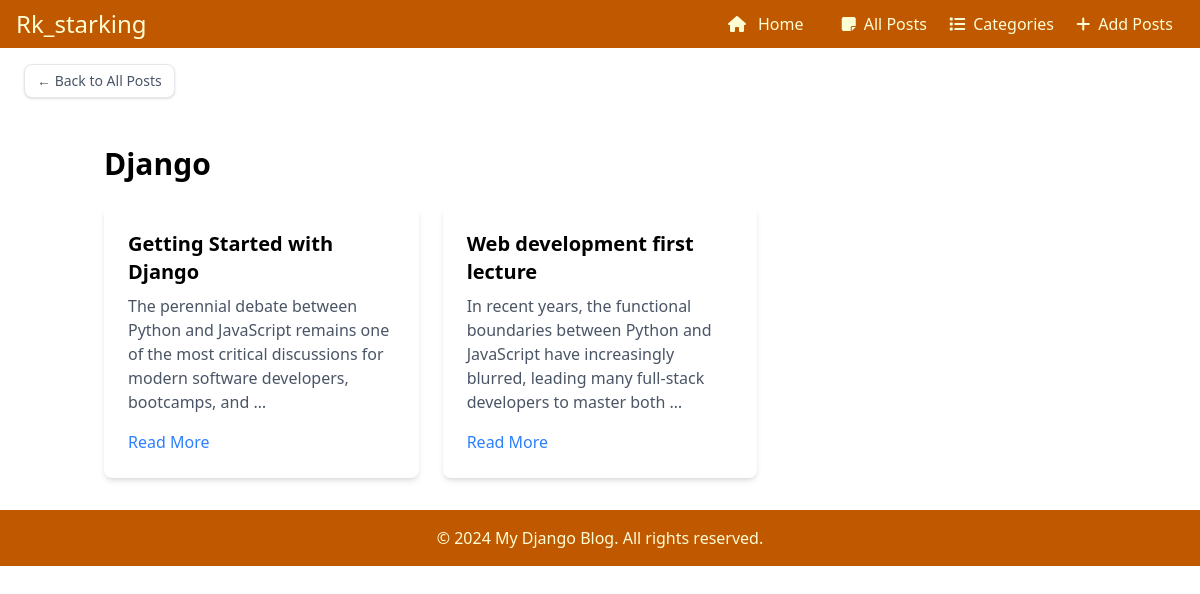
The page /category/1/ on the database as committed earlier.
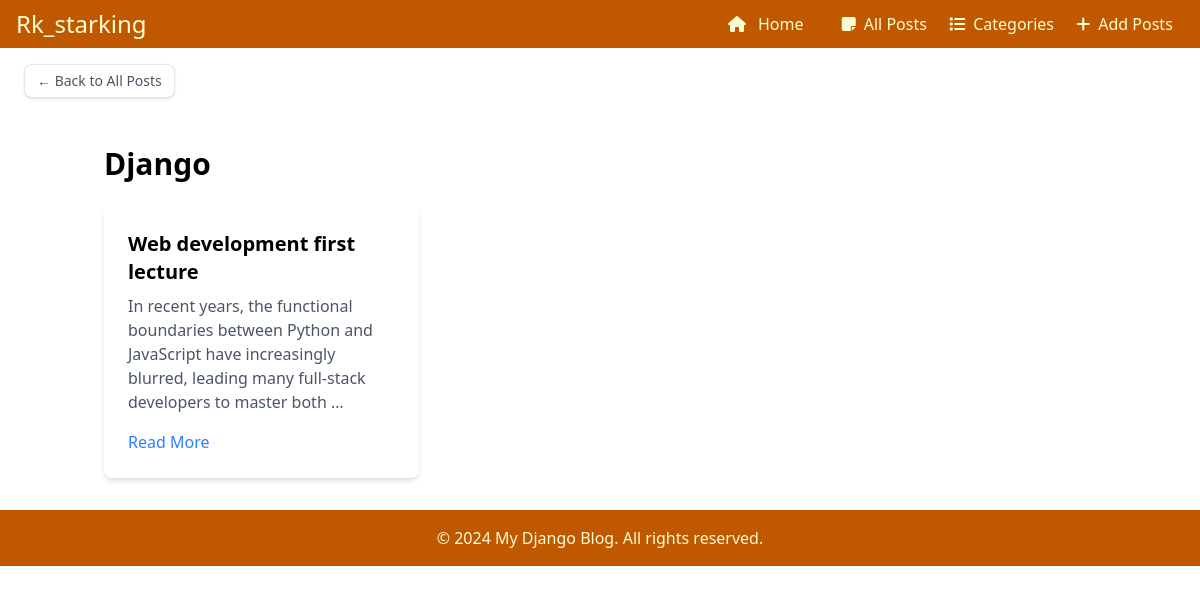
The same page on the database as committed later.
### app1/models.py (models this page shows, shortened)
class BlogPost(models.Model):
    STATUS_CHOICES = [
        ('Draft', 'Draft'),
        ('Published', 'Published'),
    ]
    title = models.CharField(max_length=200)
    slug = models.SlugField(unique=True, max_length=250)
    category = models.ForeignKey(Category, on_delete=models.CASCADE, related_name='posts')
    author_name = models.CharField(max_length=100)
    content = models.TextField()
    status = models.CharField(max_length=20, choices=STATUS_CHOICES, default='Published')
    created_at = models.DateTimeField(auto_now_add=True)

### app1/views.py (the view)
# urls.py: path('category/<int:category_id>/', views.category_posts, name='category_posts'),
def category_posts(request, category_id):
    category = Category.objects.get(id=category_id)
    posts = BlogPost.objects.filter(category=category)
    return render(request, 'category_wise.html', {'category': category, 'posts': posts})

### app1/models.py (called while the page is built)
    def __str__(self):
        return self.name

### app1/templates/category_wise.html (shortened to what this page needs)
{% extends 'base.html' %}
{% block content %}
 <div class="my-4 mx-6">
        <a href="{% url 'all_posts' %}" class="inline-flex items-center text-sm font-medium text-gray-600 bg-white border border-gray-200 px-3 py-1.5 rounded-lg shadow-sm hover:bg-gray-50 transition">
            &larr; Back to All Posts
        </a>
    </div>
    <div class="container mx-auto px-4 py-8">
        <h1 class="text-3xl font-bold mb-6">{{ category }}</h1>
        <div class="grid grid-cols-1 md:grid-cols-2 lg:grid-cols-3 gap-6">
            {% for post in posts %}
                <div class="bg-white rounded-lg shadow-md overflow-hidden">
                    <div class="p-6">
                        <h2 class="text-xl font-bold mb-2">{{ post.title }}</h2>
                        <p class="text-gray-600 mb-4">{{ post.content|truncatewords:20 }}</p>
                        <a href="{% url 'blog_post_detail' post.slug %}" class="text-blue-500 hover:underline">Read More</a>
                    </div>
                </div>
            {% empty %}
                <p class="text-gray-500 col-span-full text-center py-8">No posts available in this category.</p>
            {% endfor %}
        </div>
    </div>
{% endblock %}

Rows that differ between the two databases and show on the page:
removed BlogPost: title "Getting Started with Django", content "The perennial debate between Python and JavaScript remains one of the most critical discussions for modern software developers, bootcamps, and …"
